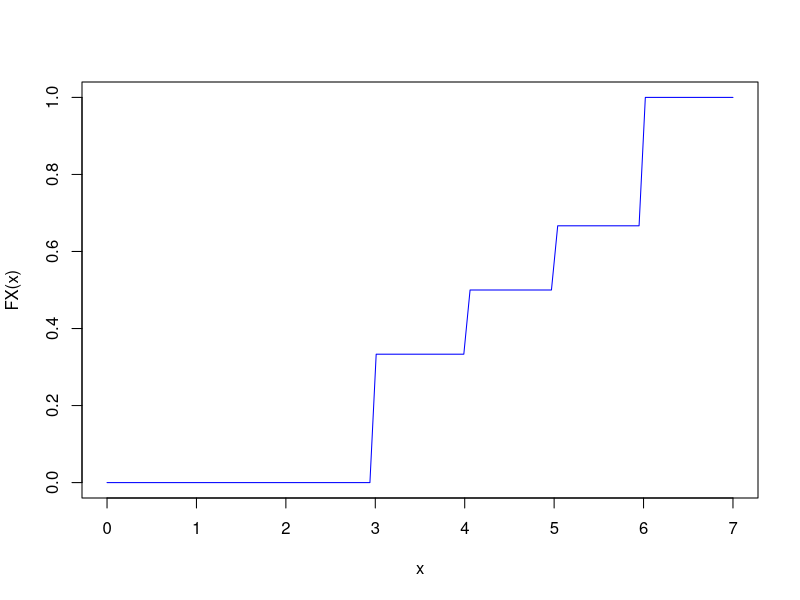

Generate this figure with R:
## ---- chunk 1
knitr::opts_chunk$set(echo = TRUE)
## ---- chunk 2
num=0

## ---- chunk 3
edades=c(19,19,19,20,20,20,20,21,24,26)
edades
casos=gtools::permutations(10,r=2)
casos
casos_edad=data.frame(uno=edades[casos[,1]],
                      dos=edades[casos[,2]])
casos_edad$media=apply(casos_edad,1,mean)
casos_edad

x=sort(unique(casos_edad$media))
x
CF=table(casos_edad$media)

CF

probs=prop.table(table(casos_edad$media))
probs
sol_df=data.frame(Media_Edad=x,Freq_Absolutas=as.numeric(CF),
                  Probababilidades=as.numeric(probs))
knitr::kable(sol_df)
## ---- chunk 4
FX=function(x){
  aux=function(t){
    if(t<3) {return(0)}
    if(3<=t & t<4) {return(1/3)}
    if(4<= t & t< 5) {return(1/2)}
    if(5<= t & t< 6) {return(2/3)}
    if(t>=6){return(1)}
    }
  sapply(x,FUN=aux)
}

curve(FX,0,7,col="blue")
